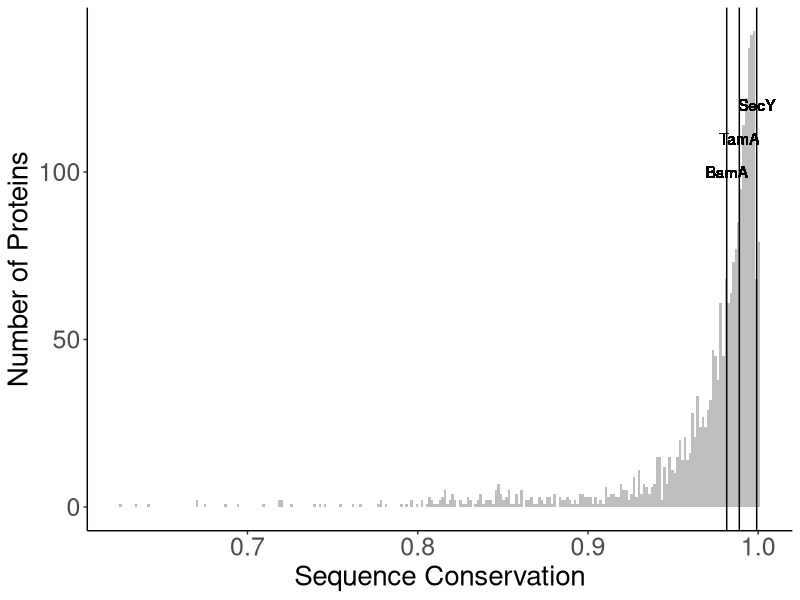

Source code (R):
#install.packages("ggplot2",repos = "http://cran.us.r-project.org")
library("ggplot2")

stats <- read.csv("Gene_Proportions.csv")
meanProp <- stats$Mean.Prop
medProp <-stats$Med.Prop

bamA_proportion = 0.9815
tamA_proportion = 0.9889
secY_proportion = 0.9991



hist_plot <-ggplot(stats,aes(x=Mean.Prop)) +
  geom_histogram(aes(fill = Mean.Prop > .9815),
                 binwidth = 0.0015, show.legend = F) +
		 theme_classic() + 
		 scale_color_manual(values = c("gray", "gray")) +  # Change right values to black to bring 
		 scale_fill_manual(values = c("gray", "gray")) +   # shading to values greater than BamA concervancy back
      	         labs(x = "Sequence Conservation", y = "Number of Proteins") +
		 theme(axis.text = element_text(size = 18),  
                 axis.title = element_text(size = 20)) +
  
  # Adding Vertical lines to histogram
  geom_vline(aes(xintercept=bamA_proportion), color = "black") +
  geom_vline(aes(xintercept=tamA_proportion), color = "black")+
  geom_vline(aes(xintercept=secY_proportion),color = "black") +
  
  
  # Labeling vertical lines
  geom_text(aes(x=bamA_proportion,y = 100, label = "BamA")) +
  geom_text(aes(x=tamA_proportion,y = 110, label = "TamA")) +
  geom_text(aes(x=secY_proportion,y = 120, label = "SecY")) 
  
#Make the whole plot grey, 3 labeled black lines
  
  
hist_plot

n <- nrow(subset(stats, Mean.Prop > 0.9815))
prop_greater <- n / nrow(stats)
